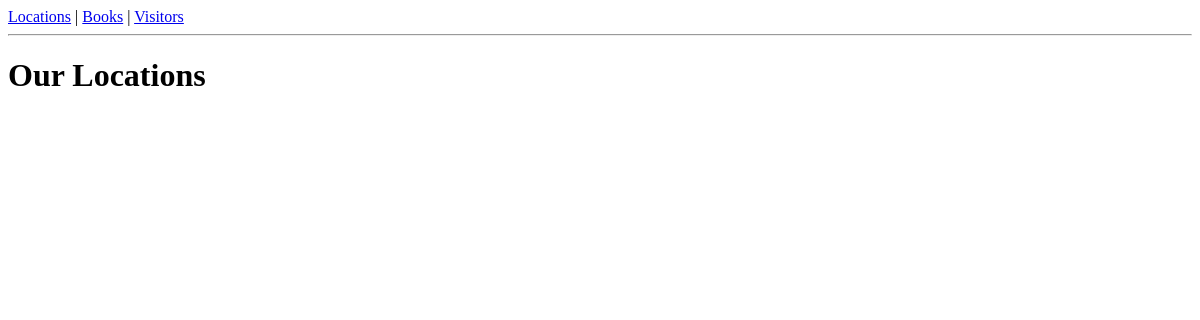
Before: / with the older database file.
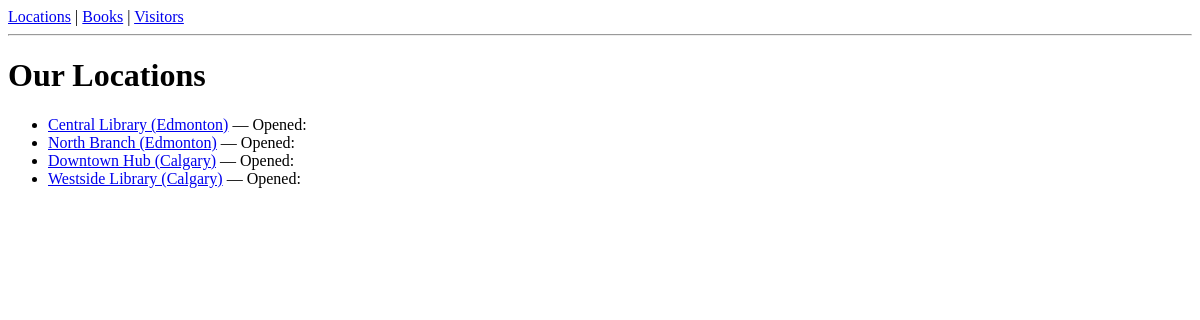
After: the same page with the newer database file.
### collection/models.py (models this page shows)
class Location(models.Model):
    name = models.CharField(max_length=100)
    city = models.CharField(max_length=100)
    def __str__(self):
        return f"{self.name} ({self.city})"

### collection/views.py (the view)
# urls.py: path('',                 views.LocationListView.as_view(),  name='location-list'),
class LocationListView(ListView):
    model               = Location
    template_name       = 'collection/location_list.html'
    context_object_name = 'locations'

### collection/templates/collection/location_list.html (shortened to what this page needs)
{% extends 'collection/base.html' %}
{% block content %}
<h1>Our Locations</h1>
<ul>
  {% for location in locations %}
    <li>
      <a href="{% url 'location-detail' location.pk %}">{{ location }}</a>
      &mdash; Opened: {{ location.opened_date|date:"M d, Y" }}
    </li>
  {% endfor %}
</ul>
{% endblock %}

Changed rows visible on the page:
added Location: name+city "Central Library (Edmonton)"
added Location: name+city "North Branch (Edmonton)"
added Location: name+city "Downtown Hub (Calgary)"
added Location: name+city "Westside Library (Calgary)"
